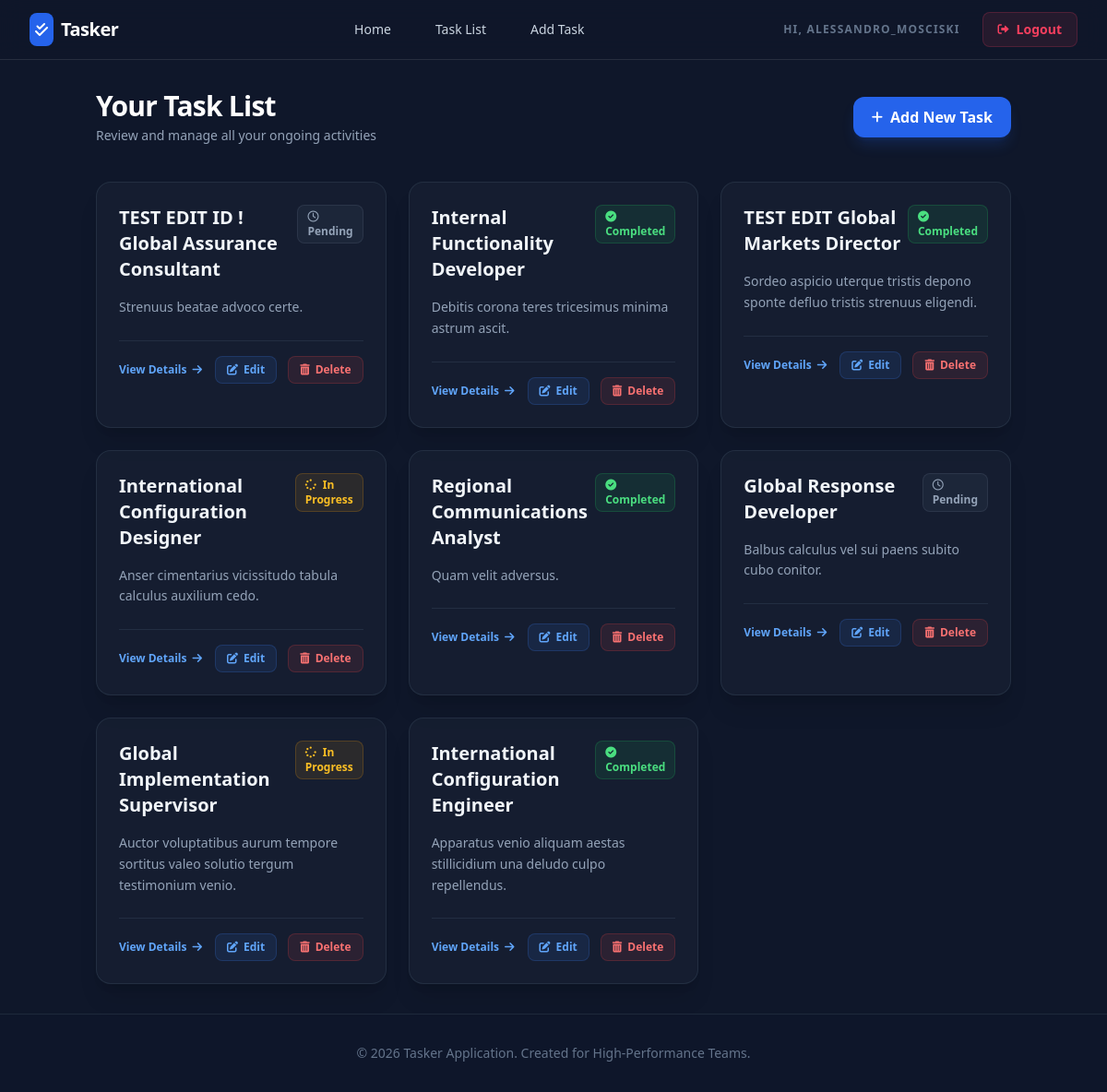
The app's page /task-list/ (signed in) with its own data.
### tasks/models.py (models this page shows, shortened)
class UserAuthInfoModel(AbstractUser):
    full_name = models.CharField(max_length=120)

class ToDoModel(models.Model):
    title = models.CharField(max_length=120)
    description = models.CharField(max_length=120)
    status_type = [
        ("Pending", "Pending"),
        ("InProgress", "InProgress"),
        ("Completed", "Completed"),
    ]
    status = models.CharField(choices=status_type, max_length=20)
    deadline = models.DateField( null=True, blank=True)

### tasks/views.py (the view)
# urls.py: path("task-list/", task_list_page, name="task_list_page"),
def task_list_page(request):
    data = ToDoModel.objects.all()
    data_pack = {"item": data}
    return render(request, "task_list.html", data_pack)

### tasks/templates/task_list.html (shortened to what this page needs)
{% extends 'master/base.html' %}
{% block content %}
<div class="max-w-6xl mx-auto">
    <div class="flex flex-col md:flex-row md:items-center justify-between mb-10 gap-4">
        <div>
            <h1 class="text-3xl font-extrabold text-white tracking-tight">Your Task List</h1>
            <p class="text-slate-400 mt-1 text-sm">Review and manage all your ongoing activities</p>
        </div>
        <a href="/add-task/" class="inline-flex items-center px-5 py-2.5 bg-blue-600 hover:bg-blue-500 text-white font-bold rounded-xl transition-all shadow-lg shadow-blue-600/20 active:scale-95">
            <i class="fas fa-plus mr-2 text-sm"></i> Add New Task
        </a>
    </div>
    <div class="grid grid-cols-1 md:grid-cols-2 lg:grid-cols-3 gap-6">
        {% for task in item %}
        <div class="bg-slate-800/40 border border-slate-700/50 rounded-2xl p-6 hover:border-blue-500/50 transition-all group shadow-xl">
            <div class="flex justify-between items-start mb-4">
                <h3 class="text-xl font-bold text-slate-100 group-hover:text-blue-400 transition-colors">{{ task.title }}</h3>
                {% if task.status == 'Completed' %}
                    <span class="px-2.5 py-1 rounded-lg text-xs font-bold bg-green-500/10 text-green-400 border border-green-500/20">
                        <i class="fas fa-check-circle mr-1"></i> Completed
                    </span>
                {% elif task.status == 'InProgress' %}
                    <span class="px-2.5 py-1 rounded-lg text-xs font-bold bg-amber-500/10 text-amber-400 border border-amber-500/20">
                        <i class="fas fa-spinner fa-spin mr-1"></i> In Progress
                    </span>
                {% else %}
                    <span class="px-2.5 py-1 rounded-lg text-xs font-bold bg-slate-500/10 text-slate-400 border border-slate-500/20">
                        <i class="far fa-clock mr-1"></i> Pending
                    </span>
                {% endif %}
            </div>
            <p class="text-slate-400 text-sm leading-relaxed mb-6 line-clamp-3">
                {{ task.description }}
            </p>
           <div class="pt-4 border-t border-slate-700/50 flex flex-wrap justify-between items-center gap-3">
    <a href="{% url 'task_details_page' task.id %}" class="text-blue-400 hover:text-blue-300 text-xs font-semibold flex items-center transition-colors">
        View Details <i class="fas fa-arrow-right ml-1.5"></i>
    </a>
    <div class="flex items-center gap-3">
        <a href="{% url 'edit_task' task.id %}"
           class="flex items-center px-3 py-1.5 bg-blue-500/10 hover:bg-blue-500/20 text-blue-400 text-xs font-bold rounded-lg border border-blue-500/20 transition-all">
            <i class="fas fa-edit mr-1.5"></i> Edit
        </a>
        <a href="{% url 'delete_task' task.id %}"
           onclick="return confirm('Are you sure you want to delete this task?')"
           class="flex items-center px-3 py-1.5 bg-red-500/10 hover:bg-red-500/20 text-red-400 text-xs font-bold rounded-lg border border-red-500/20 transition-all">
            <i class="fas fa-trash-alt mr-1.5"></i> Delete
        </a>
    </div>
</div>
        </div>
        {% endfor %}
    </div>
</div>
{% endblock %}

### tasks/templates/master/nav.html (shortened to what this page needs)
<nav class="nav-glass sticky top-0 z-50">
    <div class="max-w-7xl mx-auto px-4 sm:px-6 lg:px-8">
        <div class="flex items-center justify-between h-16">
            <div class="flex-shrink-0 flex items-center">
                <a href="{% url 'home_page' %}" class="flex items-center space-x-2">
                    <div class="bg-blue-600 p-1.5 rounded-lg">
                        <i class="fas fa-check-double text-white"></i>
                    </div>
                    <span class="text-xl font-bold tracking-tight text-white">Tasker</span>
                </a>
            </div>
            <div class="hidden md:block">
                <div class="ml-10 flex items-baseline space-x-6 text-slate-300">
                    <a href="{% url 'home_page' %}" class="nav-link px-3 py-2 text-sm font-medium">Home</a>
                    <a href="{% url 'task_list_page' %}" class="nav-link px-3 py-2 text-sm font-medium">Task List</a>
                    <a href="{% url 'add_task_page' %}" class="nav-link px-3 py-2 text-sm font-medium">Add Task</a>
                </div>
            </div>
            <div class="hidden md:flex items-center space-x-4">
                {% if user.is_authenticated %}
                    <span class="text-xs font-semibold text-slate-500 uppercase tracking-widest mr-2">
                        Hi, {{ user.username }}
                    </span>
                    <form action="{% url 'logout_page' %}" method="POST" class="inline">
                        <button type="submit" class="bg-rose-500/10 hover:bg-rose-500 text-rose-500 hover:text-white px-4 py-2 rounded-lg text-sm font-bold border border-rose-500/20 transition-all active:scale-95 flex items-center">
                            <i class="fas fa-sign-out-alt mr-2 text-xs"></i>
                            Logout
                        </button>
                    </form>
                {% endif %}
            </div>
        </div>
    </div>
</nav>

### tasks/templates/master/base.html (style rules this page uses)
body { background: #0f172a; color: #f8fafc; }
.nav-glass { background: rgba(15, 23, 42, 0.8); backdrop-filter: blur(12px); border-bottom: 1px solid rgba(255, 255, 255, 0.1); }
.nav-link { transition: all 0.3s ease; }

### records on screen
UserAuthInfoModel: username "ALESSANDRO_MOSCISKI"
ToDoModel: title "TEST EDIT ID ! Global Assurance Consultant", status "Pending" (drawn), description "Strenuus beatae advoco certe."
ToDoModel: title "Internal Functionality Developer", status "Completed" (drawn), description "Debitis corona teres tricesimus minima astrum ascit."
ToDoModel: title "TEST EDIT Global Markets Director", status "Completed" (drawn), description "Sordeo aspicio uterque tristis depono sponte defluo tristis strenuus eligendi."
ToDoModel: title "International Configuration Designer", status "InProgress" (drawn), description "Anser cimentarius vicissitudo tabula calculus auxilium cedo."
ToDoModel: title "Regional Communications Analyst", status "Completed" (drawn), description "Quam velit adversus."
ToDoModel: title "Global Response Developer", status "Pending" (drawn), description "Balbus calculus vel sui paens subito cubo conitor."
ToDoModel: title "Global Implementation Supervisor", status "InProgress" (drawn), description "Auctor voluptatibus aurum tempore sortitus valeo solutio tergum testimonium venio."
ToDoModel: title "International Configuration Engineer", status "Completed" (drawn), description "Apparatus venio aliquam aestas stillicidium una deludo culpo repellendus."
